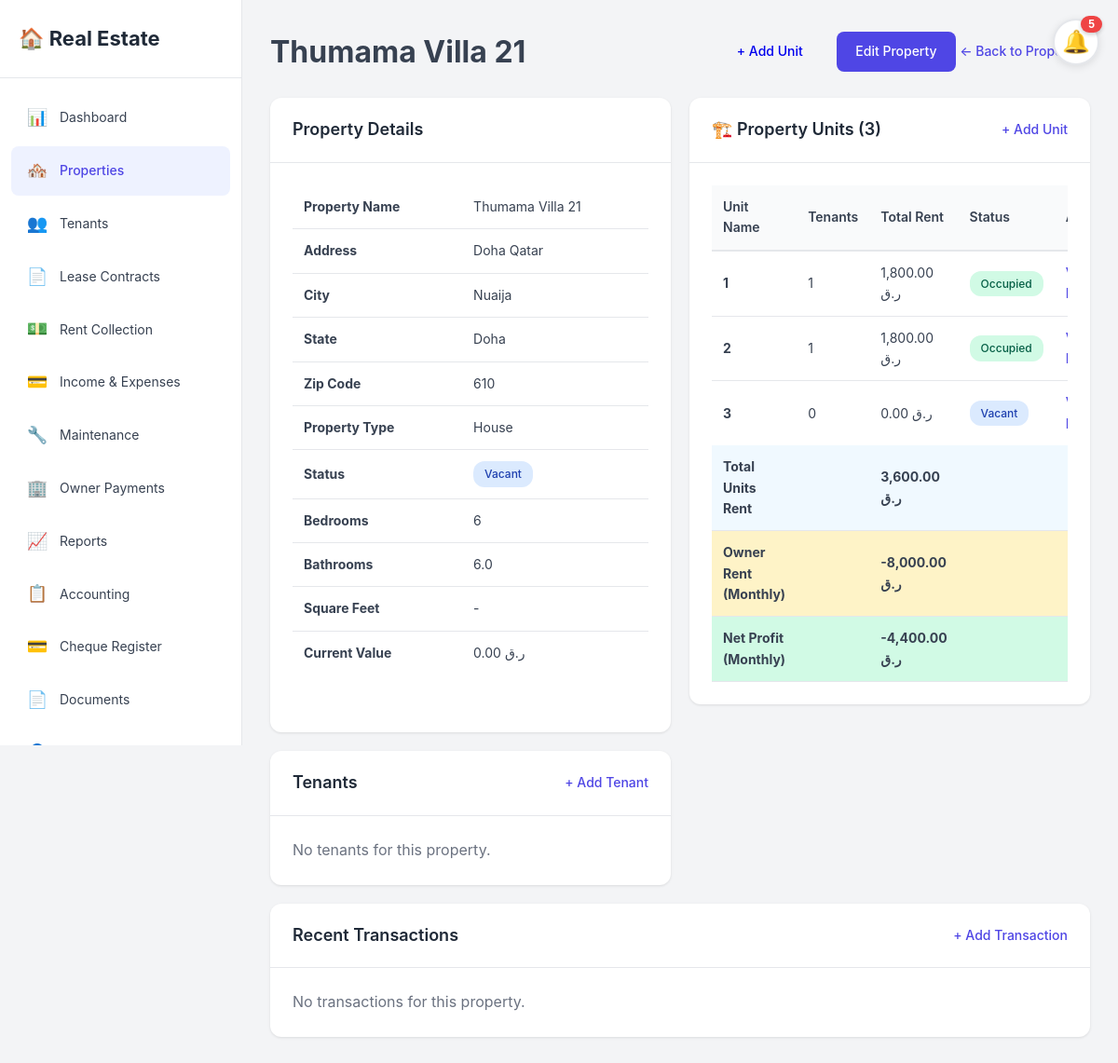
The app's page /properties/view.php?id=1 (signed in) with its own data.
### tables this page shows
CREATE TABLE `properties` (
  `id` int(11) NOT NULL,
  `user_id` int(11) NOT NULL,
  `parent_property_id` int(11) DEFAULT NULL,
  `unit_name` varchar(100) DEFAULT NULL,
  `is_unit` tinyint(1) DEFAULT 0,
  `owner_name` varchar(255) DEFAULT NULL,
  `owner_contact` varchar(255) DEFAULT NULL,
  `owner_email` varchar(255) DEFAULT NULL,
  `owner_phone` varchar(20) DEFAULT NULL,
  `monthly_rent_to_owner` decimal(10,2) DEFAULT 0.00,
  `property_name` varchar(255) NOT NULL,
  `address` varchar(500) NOT NULL,
  `city` varchar(100) NOT NULL,
  `state` varchar(100) DEFAULT NULL,
  `zip_code` varchar(20) DEFAULT NULL,
  `country` varchar(100) DEFAULT 'Qatar',
  `property_type` enum('Apartment','House','Condo','Townhouse','Commercial','Other') NOT NULL,
  `bedrooms` int(11) DEFAULT NULL,
  `bathrooms` decimal(3,1) DEFAULT NULL,
  `square_feet` int(11) DEFAULT NULL,
  `purchase_price` decimal(12,2) DEFAULT NULL,
  `current_value` decimal(12,2) DEFAULT NULL,
  `purchase_date` date DEFAULT NULL,
  `default_rent` decimal(10,2) DEFAULT 0.00,
  `status` enum('Vacant','Occupied','Under Maintenance') DEFAULT 'Vacant',
  `notes` text DEFAULT NULL,
  `created_at` timestamp NOT NULL DEFAULT current_timestamp(),
  `updated_at` timestamp NOT NULL DEFAULT current_timestamp() ON UPDATE current_timestamp()
);

### config/config.php (called while the page is built, shortened)
<?php
function isLoggedIn() {
    return isset($_SESSION['user_id']) && !empty($_SESSION['user_id']);
}
function getCurrentUserId() {
    return isset($_SESSION['user_id']) ? $_SESSION['user_id'] : null;
}
function getCurrencySymbol($currency_code) {
    $currencies = [
        'USD' => '$',
        'QAR' => 'ر.ق',
        'SAR' => 'ر.س',
        'AED' => 'د.إ',
        'EUR' => '€',
        'GBP' => '£',
        'CAD' => 'C$',
        'AUD' => 'A$',
        'JPY' => '¥',
        'INR' => '₹',
        'PKR' => '₨',
        'EGP' => 'E£',
        'BHD' => '.د.ب',
        'KWD' => 'د.ك',
        'OMR' => 'ر.ع.',
    ];
    return isset($currencies[$currency_code]) ? $currencies[$currency_code] : '$';
}
function getUserCurrency() {
    if (isset($_SESSION['user_currency'])) {
        return $_SESSION['user_currency'];
    }
    return $currency;
}
function formatCurrency($amount, $currency_code = null) {
    if ($currency_code === null) {
        $currency_code = getUserCurrency();
    }
    $symbol = getCurrencySymbol($currency_code);
    $formatted = number_format($amount, 2);
    $rtl_currencies = ['QAR', 'SAR', 'AED', 'BHD', 'KWD', 'OMR'];
    if (in_array($currency_code, $rtl_currencies)) {
        return $formatted . ' ' . $symbol;
    } else {
        return $symbol . $formatted;
    }
}
?>

### properties/view.php (the view, shortened to what this page needs)
<?php
require_once '../config/config.php';
$conn = getDBConnection();
$user_id = getCurrentUserId();
$property_id = intval($_GET['id']);
$stmt = $conn->prepare("SELECT * FROM properties WHERE id = ? AND user_id = ?");
$stmt->bind_param("ii", $property_id, $user_id);
$stmt->execute();
$result = $stmt->get_result();
$property = $result->fetch_assoc();
$tenants = $conn->query("SELECT * FROM tenants WHERE property_id = $property_id ORDER BY move_in_date DESC");
$transactions = $conn->query("SELECT t.*, tn.first_name, tn.last_name
    FROM transactions t
    LEFT JOIN tenants tn ON t.tenant_id = tn.id
    WHERE t.property_id = $property_id
    ORDER BY t.transaction_date DESC
    LIMIT 10");
$check_unit_fields = $conn->query("SHOW COLUMNS FROM properties LIKE 'parent_property_id'");
$has_unit_fields = $check_unit_fields->num_rows > 0;
$units = null;
$units_count = 0;
$parent_property = null;
if ($has_unit_fields) {
    $units_result = $conn->query("SELECT p.id, p.property_name, p.unit_name, p.is_unit, p.status,
        (SELECT COUNT(*) FROM tenants WHERE property_id = p.id AND status = 'Active') as active_tenants,
        (SELECT COALESCE(SUM(monthly_rent), 0) FROM tenants WHERE property_id = p.id AND status = 'Active') as total_rent
        FROM properties p
        WHERE p.parent_property_id = $property_id AND p.user_id = $user_id
        ORDER BY p.unit_name");
    if ($units_result) {
        $units = $units_result;
        $units_count = $units->num_rows;
    }
}
include '../includes/header.php';
?>
<div class="page-actions">
    <h1>
        <?php echo htmlspecialchars($property['property_name']); ?>
    </h1>
    <div>
        <?php if ($has_unit_fields && !$parent_property): ?>
            <a href="add.php?parent_id=<?php echo $property['id']; ?>" class="btn" style="margin-right: 12px;">+ Add Unit</a>
        <?php endif; ?>
        <a href="edit.php?id=<?php echo $property['id']; ?>" class="btn btn-primary">Edit Property</a>
        <a href="index.php" class="btn-link">← Back to Properties</a>
    </div>
</div>
<div class="dashboard-grid">
    <div class="content-card">
        <div class="card-header">
            <h2>Property Details</h2>
        </div>
        <div class="card-body">
            <table class="data-table">
                <tr>
                    <td><strong>Property Name</strong></td>
                    <td><?php echo htmlspecialchars($property['property_name']); ?></td>
                </tr>
                <tr>
                    <td><strong>Address</strong></td>
                    <td><?php echo htmlspecialchars($property['address']); ?></td>
                </tr>
                <tr>
                    <td><strong>City</strong></td>
                    <td><?php echo htmlspecialchars($property['city']); ?></td>
                </tr>
                <tr>
                    <td><strong>State</strong></td>
                    <td><?php echo htmlspecialchars($property['state'] ?? '-'); ?></td>
                </tr>
                <tr>
                    <td><strong>Zip Code</strong></td>
                    <td><?php echo htmlspecialchars($property['zip_code'] ?? '-'); ?></td>
                </tr>
                <tr>
                    <td><strong>Property Type</strong></td>
                    <td><?php echo htmlspecialchars($property['property_type']); ?></td>
                </tr>
                <tr>
                    <td><strong>Status</strong></td>
                    <td>
                        <span class="badge badge-<?php
                            echo $property['status'] == 'Occupied' ? 'success' :
                                ($property['status'] == 'Under Maintenance' ? 'warning' : 'info');
                        ?>">
                            <?php echo htmlspecialchars($property['status']); ?>
                        </span>
                    </td>
                </tr>
                <tr>
                    <td><strong>Bedrooms</strong></td>
                    <td><?php echo $property['bedrooms'] ?? '-'; ?></td>
                </tr>
                <tr>
                    <td><strong>Bathrooms</strong></td>
                    <td><?php echo $property['bathrooms'] ?? '-'; ?></td>
                </tr>
                <tr>
                    <td><strong>Square Feet</strong></td>
                    <td><?php echo $property['square_feet'] ? number_format($property['square_feet']) : '-'; ?></td>
                </tr>
                <tr>
                    <td><strong>Current Value</strong></td>
                    <td><?php echo formatCurrency($property['current_value'] ?? 0); ?></td>
                </tr>
            </table>
        </div>
    </div>
    <?php if ($has_unit_fields && $units && $units_count > 0): ?>
    <div class="content-card" style="margin-bottom: 30px;">
        <div class="card-header">
            <h2>🏗️ Property Units (<?php echo $units_count; ?>)</h2>
            <a href="add.php?parent_id=<?php echo $property['id']; ?>" class="btn-link">+ Add Unit</a>
        </div>
        <div class="card-body">
            <div class="table-responsive">
                <table class="data-table">
                    <thead>
                        <tr>
                            <th>Unit Name</th>
                            <th>Tenants</th>
                            <th>Total Rent</th>
                            <th>Status</th>
                            <th>Actions</th>
                        </tr>
                    </thead>
                    <tbody>
                        <?php
                        $total_units_rent = 0;
                        while ($unit = $units->fetch_assoc()):
                            $total_rent = $unit['total_rent'] ?? 0;
                            $active_tenants = $unit['active_tenants'] ?? 0;
                            $unit_status = $unit['status'] ?? 'Vacant';
                            $total_units_rent += $total_rent;
                        ?>
                            <tr>
                                <td><strong><?php echo htmlspecialchars($unit['unit_name'] ?? $unit['property_name'] ?? ''); ?></strong></td>
                                <td><?php echo $active_tenants; ?></td>
                                <td><?php echo formatCurrency($total_rent); ?></td>
                                <td>
                                    <span class="badge badge-<?php
                                        echo $unit_status == 'Occupied' ? 'success' :
                                            ($unit_status == 'Under Maintenance' ? 'warning' : 'info');
                                    ?>">
                                        <?php echo htmlspecialchars($unit_status); ?>
                                    </span>
                                </td>
                                <td>
                                    <a href="view.php?id=<?php echo $unit['id']; ?>" class="btn-link">View</a>
                                    <a href="edit.php?id=<?php echo $unit['id']; ?>" class="btn-link">Edit</a>
                                </td>
                            </tr>
                        <?php endwhile; ?>
                    </tbody>
                    <tfoot>
                        <tr style="background: #f0f9ff; font-weight: 600;">
                            <td><strong>Total Units Rent</strong></td>
                            <td></td>
                            <td><strong><?php echo formatCurrency($total_units_rent); ?></strong></td>
                            <td></td>
                            <td></td>
                        </tr>
                        <?php if (!empty($property['owner_name']) && !empty($property['monthly_rent_to_owner'])): ?>
                        <tr style="background: #fef3c7; font-weight: 600;">
                            <td><strong>Owner Rent (Monthly)</strong></td>
                            <td></td>
                            <td><strong>-<?php echo formatCurrency($property['monthly_rent_to_owner']); ?></strong></td>
                            <td></td>
                            <td></td>
                        </tr>
                        <tr style="background: #d1fae5; font-weight: 600;">
                            <td><strong>Net Profit (Monthly)</strong></td>
                            <td></td>
                            <td><strong><?php echo formatCurrency($total_units_rent - $property['monthly_rent_to_owner']); ?></strong></td>
                            <td></td>
                            <td></td>
                        </tr>
                        <?php endif; ?>
                    </tfoot>
                </table>
            </div>
        </div>
    </div>
    <?php endif; ?>
    <div class="content-card">
        <div class="card-header">
            <h2>Tenants</h2>
            <a href="../tenants/add.php?property_id=<?php echo $property['id']; ?>" class="btn-link">+ Add Tenant</a>
        </div>
        <div class="card-body">
            <?php if ($tenants->num_rows > 0): ?>
                <div class="table-responsive">
                    <table class="data-table">
                        <thead>
                            <tr>
                                <th>Name</th>
                                <th>Status</th>
                                <th>Monthly Rent</th>
                                <th>Actions</th>
                            </tr>
                        </thead>
                        <tbody>
                            <?php while ($tenant = $tenants->fetch_assoc()): ?>
                                <tr>
                                    <td><?php echo htmlspecialchars($tenant['first_name'] . ' ' . $tenant['last_name']); ?></td>
                                    <td>
                                        <span class="badge badge-<?php echo $tenant['status'] == 'Active' ? 'success' : 'info'; ?>">
                                            <?php echo htmlspecialchars($tenant['status']); ?>
                                        </span>
                                    </td>
                                    <td><?php echo formatCurrency($tenant['monthly_rent']); ?></td>
                                    <td>
                                        <a href="../tenants/view.php?id=<?php echo $tenant['id']; ?>" class="btn-link">View</a>
                                    </td>
                                </tr>
                            <?php endwhile; ?>
                        </tbody>
                    </table>
                </div>
            <?php else: ?>
                <p class="text-muted">No tenants for this property.</p>
            <?php endif; ?>
        </div>
    </div>
</div>
<div class="content-card mt-20">
    <div class="card-header">
        <h2>Recent Transactions</h2>
        <a href="../transactions/add.php?property_id=<?php echo $property['id']; ?>" class="btn-link">+ Add Transaction</a>
    </div>
    <div class="card-body">
        <?php if ($transactions->num_rows > 0): ?>
            <div class="table-responsive">
                <table class="data-table">
                    <thead>
                        <tr>
                            <th>Date</th>
                            <th>Type</th>
                            <th>Category</th>
                            <th>Amount</th>
                            <th>Description</th>
                        </tr>
                    </thead>
                    <tbody>
                        <?php while ($transaction = $transactions->fetch_assoc()): ?>
                            <tr>
                                <td><?php echo formatDate($transaction['transaction_date']); ?></td>
                                <td>
                                    <span class="badge badge-<?php echo $transaction['type'] == 'Income' ? 'success' : 'danger'; ?>">
                                        <?php echo $transaction['type']; ?>
                                    </span>
                                </td>
                                <td><?php echo htmlspecialchars($transaction['category']); ?></td>
                                <td class="<?php echo $transaction['type'] == 'Income' ? 'text-success' : 'text-danger'; ?>">
                                    <?php echo $transaction['type'] == 'Income' ? '+' : '-'; ?><?php echo formatCurrency($transaction['amount']); ?>
                                </td>
                                <td><?php echo htmlspecialchars($transaction['description'] ?? '-'); ?></td>
                            </tr>
                        <?php endwhile; ?>
                    </tbody>
                </table>
            </div>
        <?php else: ?>
            <p class="text-muted">No transactions for this property.</p>
        <?php endif; ?>
    </div>
</div>
<?php include '../includes/footer.php'; ?>

### records on screen
properties: property_name "Thumama Villa 21", address "Doha Qatar", city "Nuaija", state "Doha", zip_code "610", property_type "House", status "Vacant", bedrooms "6", bathrooms "6.0", current_value "0.00 ر.ق", monthly_rent_to_owner "8,000.00 ر.ق", monthly_rent_to_owner "-4,400.00 ر.ق"
properties: unit_name "1", active_tenants "1", total_rent "1,800.00 ر.ق", status "Occupied"
properties: unit_name "2", active_tenants "1", total_rent "1,800.00 ر.ق", status "Occupied"
properties: unit_name "3", active_tenants "0", total_rent "0.00 ر.ق", status "Vacant"

### other values on screen
$notification_count "5"
$units_count "3"
formatCurrency($total_units_rent) "3,600.00 ر.ق"
